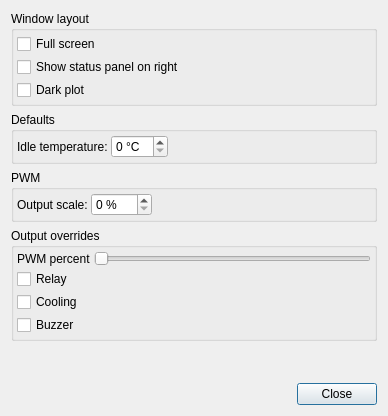
<?xml version="1.0" encoding="UTF-8"?>
<ui version="4.0">
 <class>ConfigDialog</class>
 <widget class="QDialog" name="ConfigDialog">
  <property name="geometry">
   <rect>
    <x>0</x>
    <y>0</y>
    <width>388</width>
    <height>416</height>
   </rect>
  </property>
  <property name="windowTitle">
   <string>Dialog</string>
  </property>
  <layout class="QVBoxLayout" name="verticalLayout_5">
   <item>
    <widget class="QGroupBox" name="groupBox_2">
     <property name="title">
      <string>Window layout</string>
     </property>
     <layout class="QVBoxLayout" name="verticalLayout_2">
      <property name="spacing">
       <number>3</number>
      </property>
      <property name="leftMargin">
       <number>3</number>
      </property>
      <property name="topMargin">
       <number>3</number>
      </property>
      <property name="rightMargin">
       <number>3</number>
      </property>
      <property name="bottomMargin">
       <number>3</number>
      </property>
      <item>
       <widget class="QCheckBox" name="fullScreenCheckBox">
        <property name="text">
         <string>Full screen</string>
        </property>
       </widget>
      </item>
      <item>
       <widget class="QCheckBox" name="statusPositionCheckBox">
        <property name="text">
         <string>Show status panel on right</string>
        </property>
       </widget>
      </item>
      <item>
       <widget class="QCheckBox" name="darkPlotCheckBox">
        <property name="text">
         <string>Dark plot</string>
        </property>
       </widget>
      </item>
     </layout>
    </widget>
   </item>
   <item>
    <widget class="QGroupBox" name="groupBox_3">
     <property name="title">
      <string>Defaults</string>
     </property>
     <layout class="QVBoxLayout" name="verticalLayout_4">
      <property name="spacing">
       <number>3</number>
      </property>
      <property name="leftMargin">
       <number>3</number>
      </property>
      <property name="topMargin">
       <number>3</number>
      </property>
      <property name="rightMargin">
       <number>3</number>
      </property>
      <property name="bottomMargin">
       <number>3</number>
      </property>
      <item>
       <layout class="QHBoxLayout" name="horizontalLayout_2">
        <item>
         <widget class="QLabel" name="label_2">
          <property name="toolTip">
           <string>When not running a profile, cooling will remain on until the sensor reaches this temperature.</string>
          </property>
          <property name="text">
           <string>Idle temperature:</string>
          </property>
         </widget>
        </item>
        <item>
         <widget class="QDoubleSpinBox" name="idleTempSpinBox">
          <property name="suffix">
           <string> °C</string>
          </property>
          <property name="decimals">
           <number>0</number>
          </property>
          <property name="maximum">
           <double>50.000000000000000</double>
          </property>
         </widget>
        </item>
        <item>
         <spacer name="horizontalSpacer">
          <property name="orientation">
           <enum>Qt::Horizontal</enum>
          </property>
          <property name="sizeHint" stdset="0">
           <size>
            <width>40</width>
            <height>20</height>
           </size>
          </property>
         </spacer>
        </item>
       </layout>
      </item>
     </layout>
    </widget>
   </item>
   <item>
    <widget class="QGroupBox" name="groupBox_4">
     <property name="title">
      <string>PWM</string>
     </property>
     <layout class="QVBoxLayout" name="verticalLayout_3">
      <property name="spacing">
       <number>3</number>
      </property>
      <property name="leftMargin">
       <number>3</number>
      </property>
      <property name="topMargin">
       <number>3</number>
      </property>
      <property name="rightMargin">
       <number>3</number>
      </property>
      <property name="bottomMargin">
       <number>3</number>
      </property>
      <item>
       <layout class="QHBoxLayout" name="horizontalLayout_3">
        <item>
         <widget class="QLabel" name="label_3">
          <property name="toolTip">
           <string>Scales down the output PWM duty, so that 100% actually becomes this value. For example, if your SSR takes 0-10V input and your PWM voltage is 12V, you might want to limit the maximum actual output to 10/12 of that, or 83%</string>
          </property>
          <property name="text">
           <string>Output scale:</string>
          </property>
         </widget>
        </item>
        <item>
         <widget class="QSpinBox" name="outputPWMScaleSpinBox">
          <property name="suffix">
           <string> %</string>
          </property>
          <property name="maximum">
           <number>100</number>
          </property>
         </widget>
        </item>
        <item>
         <spacer name="horizontalSpacer_2">
          <property name="orientation">
           <enum>Qt::Horizontal</enum>
          </property>
          <property name="sizeHint" stdset="0">
           <size>
            <width>40</width>
            <height>20</height>
           </size>
          </property>
         </spacer>
        </item>
       </layout>
      </item>
     </layout>
    </widget>
   </item>
   <item>
    <widget class="QGroupBox" name="groupBox">
     <property name="title">
      <string>Output overrides</string>
     </property>
     <layout class="QVBoxLayout" name="verticalLayout">
      <property name="spacing">
       <number>3</number>
      </property>
      <property name="leftMargin">
       <number>3</number>
      </property>
      <property name="topMargin">
       <number>3</number>
      </property>
      <property name="rightMargin">
       <number>3</number>
      </property>
      <property name="bottomMargin">
       <number>3</number>
      </property>
      <item>
       <layout class="QHBoxLayout" name="horizontalLayout">
        <item>
         <widget class="QLabel" name="label">
          <property name="text">
           <string>PWM percent</string>
          </property>
         </widget>
        </item>
        <item>
         <widget class="QSlider" name="pmwPercentSlider">
          <property name="maximum">
           <number>100</number>
          </property>
          <property name="orientation">
           <enum>Qt::Horizontal</enum>
          </property>
         </widget>
        </item>
       </layout>
      </item>
      <item>
       <widget class="QCheckBox" name="relayOnCheckBox">
        <property name="text">
         <string>Relay</string>
        </property>
       </widget>
      </item>
      <item>
       <widget class="QCheckBox" name="coolingOnCheckBox">
        <property name="text">
         <string>Cooling</string>
        </property>
       </widget>
      </item>
      <item>
       <widget class="QCheckBox" name="buzzerOnCheckBox">
        <property name="text">
         <string>Buzzer</string>
        </property>
       </widget>
      </item>
     </layout>
    </widget>
   </item>
   <item>
    <spacer name="verticalSpacer">
     <property name="orientation">
      <enum>Qt::Vertical</enum>
     </property>
     <property name="sizeHint" stdset="0">
      <size>
       <width>40</width>
       <height>20</height>
      </size>
     </property>
    </spacer>
   </item>
   <item>
    <widget class="QDialogButtonBox" name="buttonBox">
     <property name="standardButtons">
      <set>QDialogButtonBox::Close</set>
     </property>
    </widget>
   </item>
  </layout>
 </widget>
 <resources/>
 <connections>
  <connection>
   <sender>buttonBox</sender>
   <signal>accepted()</signal>
   <receiver>ConfigDialog</receiver>
   <slot>accept()</slot>
   <hints>
    <hint type="sourcelabel">
     <x>248</x>
     <y>254</y>
    </hint>
    <hint type="destinationlabel">
     <x>157</x>
     <y>274</y>
    </hint>
   </hints>
  </connection>
  <connection>
   <sender>buttonBox</sender>
   <signal>rejected()</signal>
   <receiver>ConfigDialog</receiver>
   <slot>reject()</slot>
   <hints>
    <hint type="sourcelabel">
     <x>316</x>
     <y>260</y>
    </hint>
    <hint type="destinationlabel">
     <x>286</x>
     <y>274</y>
    </hint>
   </hints>
  </connection>
 </connections>
</ui>
